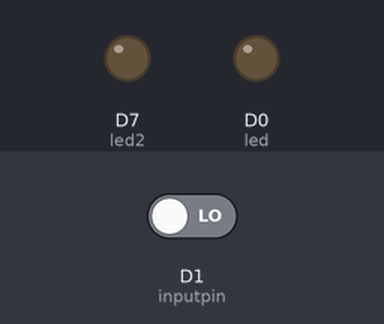
A sketch run on a simulated ESP8266 (NodeMCU). Shown: output pins drawn as LEDs (lit = HIGH). The test bench sets the inputs (shaded band); at power-on: D1 (inputpin) LOW.

Above: at 1.2 s.
1.3 s: D1 (inputpin) driven HIGH
At 1.7 s:
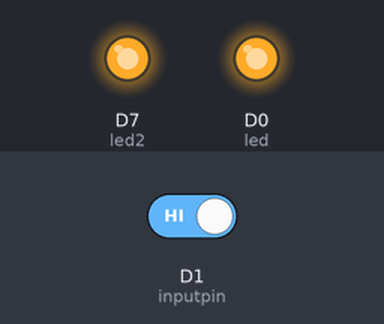
2.8 s: D1 (inputpin) driven LOW
At 4.0 s:
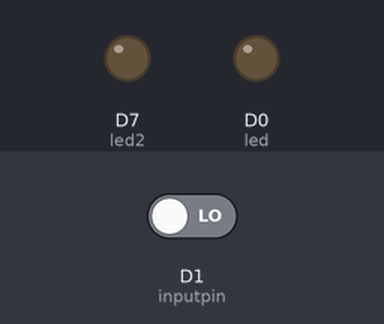
Timing chart, 0 to 5.8 s (numbered marks = the images above; inputs shaded):
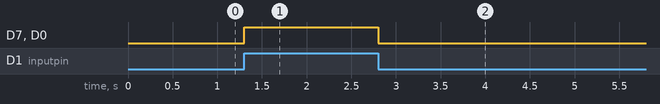

The sketch:

application.ino
```cpp
// Define the pins we're going to call pinMode on
int led = D0;  // You'll need to wire an LED to this one to see it blink.
int led2 = D7; // This one is the built-in tiny one to the right of the USB jack
int inputpin = D1;	//used to read the Pushbutton

// This routine runs only once upon reset
void setup() {
  // Initialize D0 + D7 pin as output
  // It's important you do this here, inside the setup() function rather than outside it or in the loop function.
  pinMode(led, OUTPUT);
  pinMode(led2, OUTPUT);
  pinMode(inputpin, INPUT);
}

// This routine gets called repeatedly, like once every 5-15 milliseconds.
// Spark firmware interleaves background CPU activity associated with WiFi + Cloud activity with your code. Note: Code that blocks for too long (like more than 5 seconds), can make weird things happen (like dropping the network connection).  The built-in delay function shown below safely interleaves required background activity, so arbitrarily long delays can safely be done if you need them.
void loop() {
  if(digitalRead(inputpin) == HIGH){
	digitalWrite(led, HIGH);   // Turn ON the LED pins
	digitalWrite(led2, HIGH);
  }
  else{
    digitalWrite(led, LOW);    // Turn OFF the LED pins
    digitalWrite(led2, LOW);
  }
}
```

Measured:
- after the input at 1.3 s, D7 (led2), D0 (led): LOW → HIGH at once
- after the input at 2.8 s, D7 (led2), D0 (led): HIGH → LOW at once
